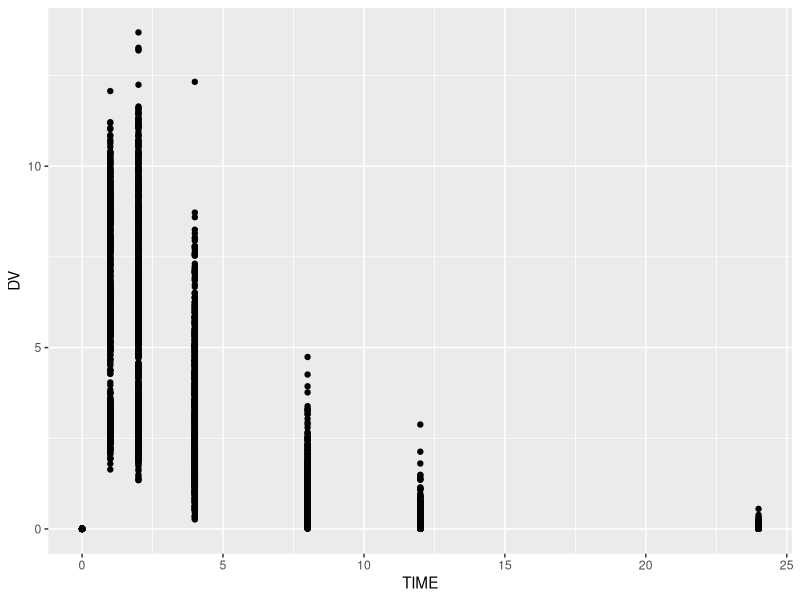
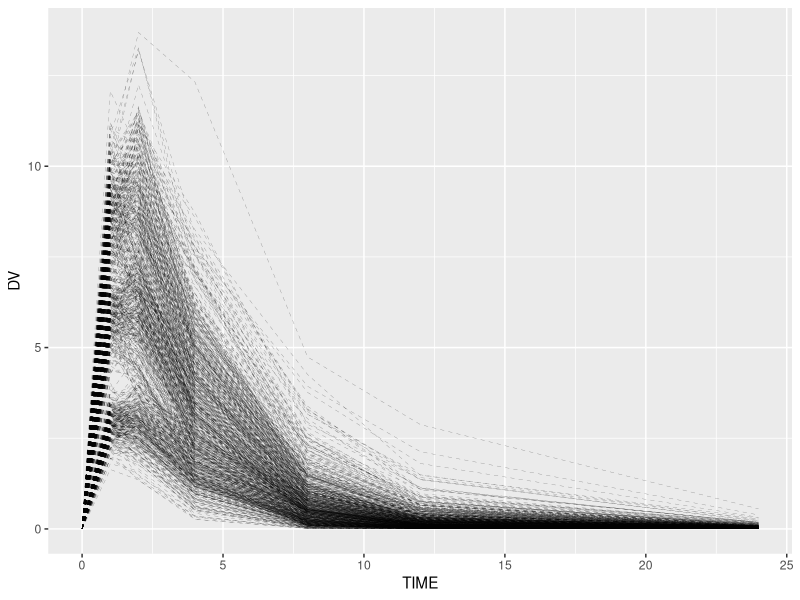
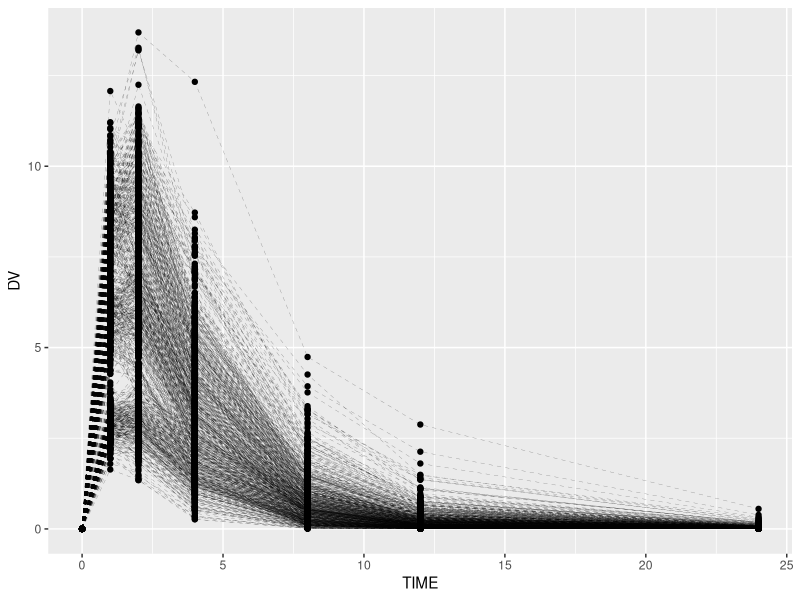
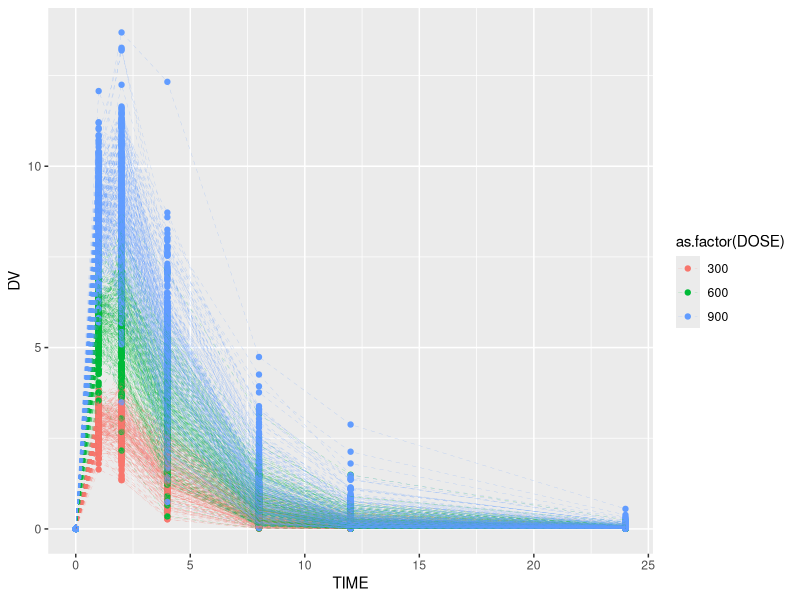
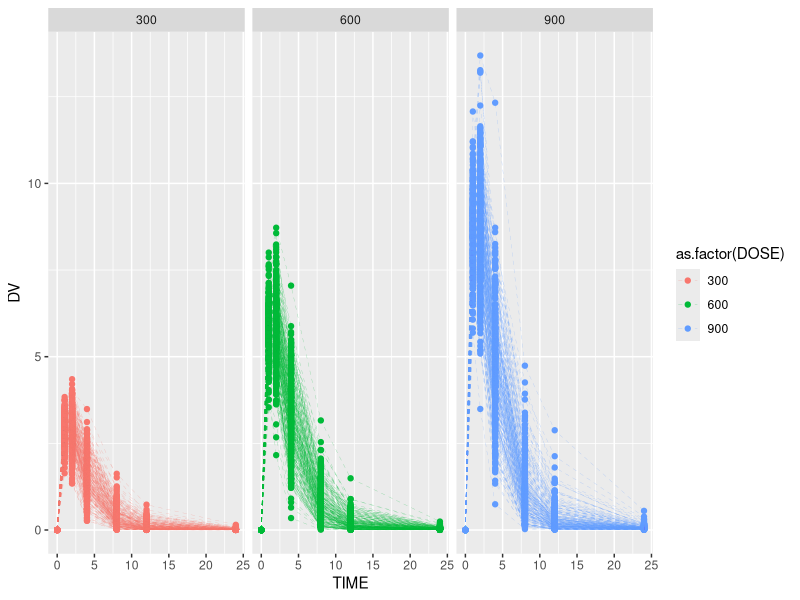
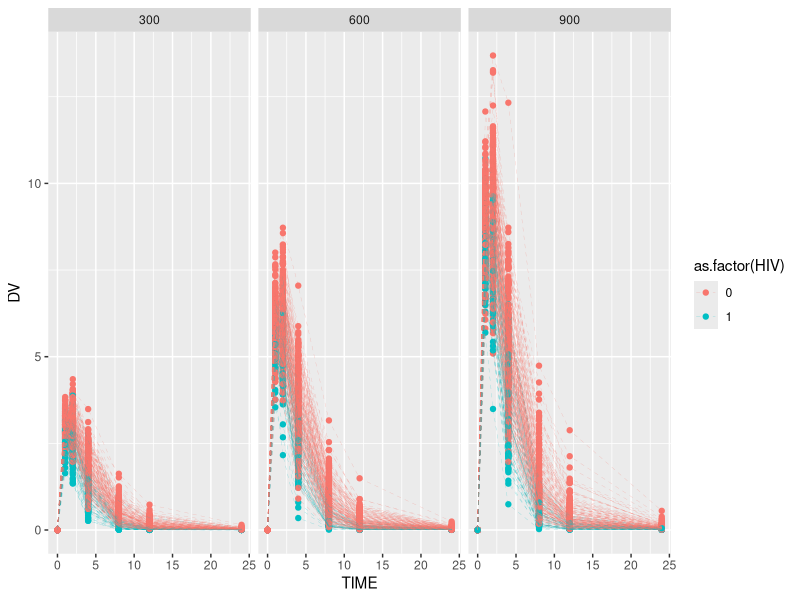
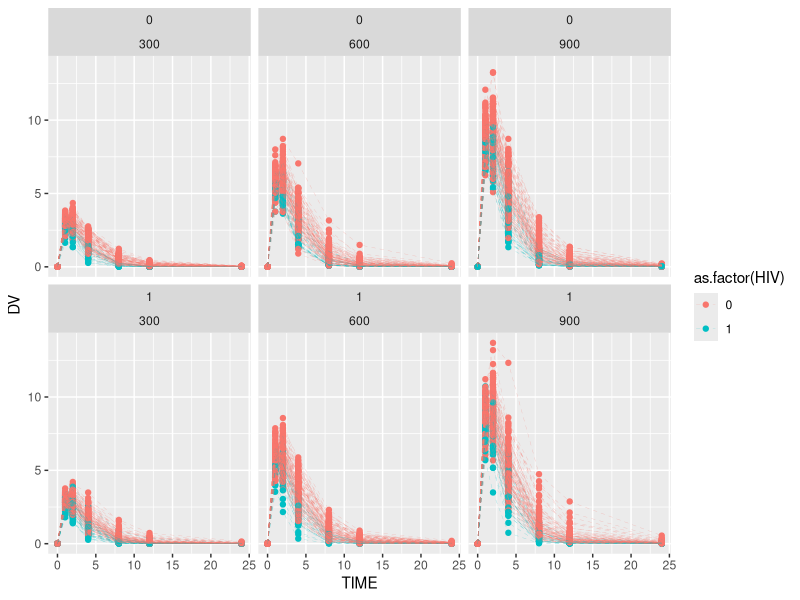
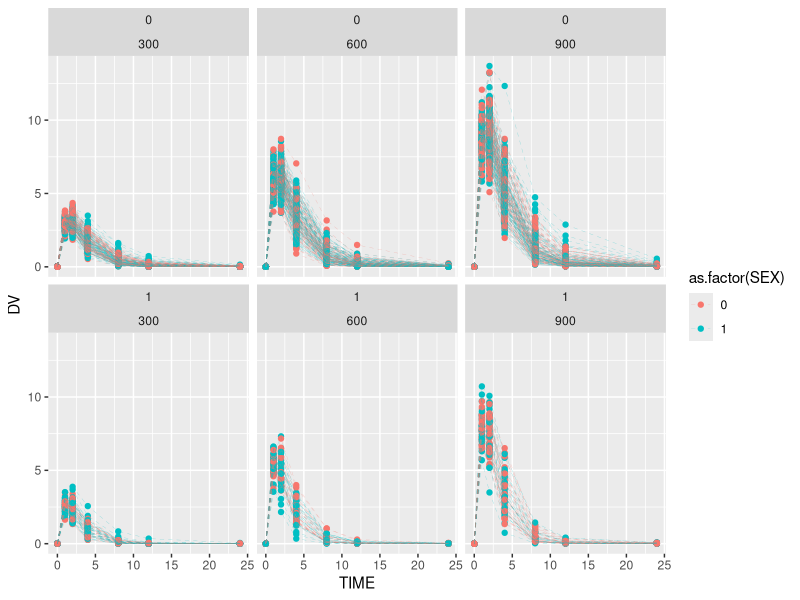

Source code (R) for these figures, in order:
## ---- chunk 1
knitr::opts_chunk$set(echo = TRUE)
## ---- chunk 2
#Comment out if you've already installed them
#install.packages("dplyr")
#install.packages("tidyr")
#install.packages("ggplot2")

#Load libraries
library(dplyr)
library(tidyr)
library(ggplot2)
## ---- chunk 3
#setwd("~/Documents/Courses/Bootcamp/bootcamp_2020/")
PKdata <- read.csv("simtab.csv")

#Let's take a glimpse at your dataset
head(PKdata)
#Alternatively, click on PKdata in your Global Environment toolbar on the right

#Let's open up the data dictionary too, it's always good practice to know your dataset
## ---- chunk 4
#Below are a few other ways to get a high-level glance at your data
glimpse(PKdata)
summary(PKdata)

#Don't know what a function does? Add a question mark to view its documentation
?table

#You can use table to compare counts of different variables
table(PKdata$SEX, PKdata$HIV)

#To add titles
table("SEX" = PKdata$SEX, "HIV" = PKdata$HIV)

#How many females were in each dose level?
table("DOSE" = PKdata$DOSE,"SEX" = PKdata$SEX)

## ---- chunk 5
#You can select specific columns using select()
#Let's de-identify our dataset by selecting the columns we want
deidentified <- select(PKdata, ID, TIME, DV, DOSE, HT, BW, SEX, HIV)
head(deidentified)

#You can also do this by "subtracting" the columns you don't want with -
deidentified <- select(PKdata, -PT_BIRTHDATE, -PT_ADDRESS, -PT_USUBJID)
head(deidentified)

#You can also search through your columns with helpers: contains(), starts_with(), ends_with()
What_did_this_do <- select(PKdata, ends_with("V"))
head(What_did_this_do)
#Write your answer commented out below:
#removed all columns that end with V

#Can you use helpers to create the same deidentified dataset?
deidentified <- select(PKdata, -starts_with("PT"))
head(deidentified)


## ---- chunk 6
#You can filter out specific rows using filter()
#For example, selecting all patients who received a specific dose
Dosed_600 <- filter(PKdata, DOSE == 600)
head(Dosed_600)

#You can use any logical function in R to designate your filter criteria
# > greater than, <= greater equal than
# < less than, <= lesser equal than
# ! not
# & and
# | or
#Can you filter for patients with body weight greater or equal than 45kg?
WT.GT.45 <- filter(PKdata, BW >= 45)
head(WT.GT.45)

#You can also use & or | to create more complex logical functions
#Let's filter for patients that received a dose greater than or equal to 600 and HIV+
Dosed600up_HIV <- filter(PKdata, DOSE >= 600 & HIV == 1)
head(Dosed600up_HIV)

#Challenge: Filter for patients who received the lowest or highest dose, and is female with HIV or male
#Remember there are always many ways to code something :)
Challenge <- filter(PKdata, DOSE != 600 & (HIV == 1 | SEX == 1))
head(Challenge)

## ---- chunk 7
#arrange() will reorder rows or columns according to your specifications (default from low to high)
#For example in PK data we will often organize our rows by patient ID, then by time.
PKdata <- arrange(PKdata, ID, TIME)
## ---- chunk 8
#Pipes are used to connect the output of one function to the input of another
#Let's deidentify our dataset, filter for 600mg dose, and arrange by id and time all together
Dose_600 <- PKdata %>%
  select( -starts_with("PT")) %>%
  filter(DOSE == 600) %>%
  arrange(ID, TIME)

#Try this one for yourself!
#Let's try filtering for HIV+ or body weight less than 45kg, then...
#we want to see the trough levels of each patient (defined as the 24hr timepoint)  

Trough <-   PKdata %>%
  select( -starts_with("PT")) %>%
  filter(HIV == 1 | BW < 45) %>%
  filter(TIME == 24)

View(Trough)
  
  
## ---- chunk 9
#mutate() can create new columns or alter existing ones
#For example, BMI is often calculated from HT and WT
#BMI = weight(kg)/height(m)^2

PKdata <- PKdata %>%
  mutate(BMI = BW/(HT/39.37)^2) #are the units correct? check the data dictionary!

#Now you try making a new column and converting DV from mg/L into micromoles!
#The drug used here is remdesivir

PKdata<- PKdata %>%
  mutate(Conc_uM = DV/1000/602.6*1000000) #mg/L *1g/1000mg * 1mol/602.6g * 1000000uM/1M


## ---- chunk 10
ggplot(PKdata) + 
  geom_point(aes(x=TIME, y=DV)) ##What are we trying to plot with a PK profile?


#Do you like lines better?
ggplot(PKdata) + 
 geom_line(aes(x=TIME, y=DV,group=factor(ID)),alpha = 0.5, linetype=2,size=0.1)

#Let's put them on the same graph with a +

ggplot(PKdata) + 
 geom_line(aes(x=TIME, y=DV,group=factor(ID)),alpha = 0.5, linetype=2,size=0.1) +
  geom_point(aes(x=TIME, y=DV))

## ---- chunk 11
ggplot(PKdata) + 
  geom_point(aes(x=TIME, y=DV, color = as.factor(DOSE))) + 
  geom_line(aes(x=TIME, y=DV, group=factor(ID), color = as.factor(DOSE)),alpha = 0.5, linetype=2,size=0.1)
## ---- chunk 12
#It's still a little too cluttered
ggplot(PKdata) + 
  geom_point(aes(x=TIME, y=DV, color = as.factor(DOSE))) + 
  geom_line(aes(x=TIME, y=DV, group=factor(ID), color = as.factor(DOSE)),alpha = 0.5, linetype=2,size=0.1) +
  facet_wrap(.~DOSE)
## ---- chunk 13
#Copy and paste from above, and let's plot stratified by HIV status
ggplot(PKdata) + 
  geom_point(aes(x=TIME, y=DV, color = as.factor(HIV))) +
  geom_line(aes(x=TIME, y=DV, group=factor(ID), color = as.factor(HIV)),alpha = 0.5, linetype=2,size=0.1) +
  facet_wrap(.~DOSE)
## ---- chunk 14
#Now let's try adding 2 stratifications: color by HIV and facet_wrap by SEX~DOSE. Then try the other way around!
ggplot(PKdata) + 
  geom_point(aes(x=TIME, y=DV, color = as.factor(HIV))) + 
  geom_line(aes(x=TIME, y=DV, group=factor(ID), color = as.factor(HIV)),alpha = 0.5, linetype=2,size=0.1) +
  facet_wrap(SEX~DOSE)

ggplot(PKdata) + 
  geom_point(aes(x=TIME, y=DV, color = as.factor(SEX))) +
  geom_line(aes(x=TIME, y=DV, group=factor(ID), color = as.factor(SEX)),alpha = 0.5, linetype=2,size=0.1) +
  facet_wrap(HIV~DOSE)

#Challenge: Plot stratified by body weight, one color for above 45kg and another color for below. Make sure to have a legend :)
#Hint: you will need to manipulate your dataframe

PKdata <- PKdata %>%
  mutate(WT_FLAG = ifelse(BW > 45, 1, 0))

ggplot(PKdata) + 
  geom_point(aes(x=TIME, y=DV, color = as.factor(WT_FLAG))) + 
  geom_line(aes(x=TIME, y=DV, group=factor(ID), color = as.factor(WT_FLAG)),alpha = 0.5, linetype=2,size=0.1) +
  facet_wrap(.~DOSE)



## ---- chunk 15
#You can use summarise to calculate means, ranges, standard deviations, quartiles, etc.
Summary_stats <- PKdata %>%
  summarise(c_mean = mean(DV),
            c_stdev = sd(DV),
            BW_mean = mean(BW),
            BW_upper = quantile(BW, probs = 0.975),
            BW_lower = quantile(BW, probs = 0.225))

Summary_stats

## ---- chunk 16
#Let's calculate subpopulation summary statistics
#For example, let's calculate body weight summary statistics by SEX
BW_by_SEX <- PKdata %>%
  group_by(SEX) %>%
  summarise(BW_mean = mean(BW),
            BW_upper = quantile(BW, probs = 0.975),
            BW_lower = quantile(BW, probs = 0.225))

#Let's plot it!
ggplot(BW_by_SEX) +
  geom_point(aes(x=SEX, y=BW_mean)) +
  geom_errorbar((aes(x=SEX, ymin=BW_lower, ymax=BW_upper)))


#An easier way to do it in just ggplot, there are always multiple ways to do the same thing
ggplot(PKdata) +
  geom_boxplot(aes(x=as.factor(SEX), y=BW))
## ---- chunk 17
#Let's start with calculating median and percentile profiles 
Med <- PKdata %>%
  group_by(TIME) %>%
  summarise(median = median(DV),
            upper = quantile(DV, probs=0.975), #Upper 95th percentile
            lower = quantile(DV, probs=0.225)) #Lower 95th percentile

#Let's plot it
ggplot(Med) +
  geom_line(aes(x=TIME, y=median)) +
  geom_ribbon(aes(x=TIME, ymin=lower, ymax=upper), alpha=0.3)
## ---- chunk 18
#Let's do the same thing but subset by DOSE
DOSE_Med <- PKdata %>%
  group_by(DOSE,TIME) %>%
  summarise(median = median(DV),
            upper = quantile(DV, probs=0.975), #Upper 95th percentile
            lower = quantile(DV, probs=0.225)) #Lower 95th percentile

#Let's plot it
ggplot(DOSE_Med) +
  geom_line(aes(x=TIME, y=median, color = as.factor(DOSE))) +
  geom_ribbon(aes(x=TIME, ymin=lower, ymax=upper, fill = as.factor(DOSE)), alpha=0.3)
## ---- chunk 19
#Median PK profiles, subset by HIV

HIV_Med <- PKdata %>%
  group_by(HIV,TIME) %>%
  summarise(median = median(DV),
            upper = quantile(DV, probs=0.975), #Upper 95th percentile
            lower = quantile(DV, probs=0.225)) #Lower 95th percentile

#Let's plot it
ggplot(HIV_Med) +
  geom_line(aes(x=TIME, y=median, color = as.factor(HIV))) +
  geom_ribbon(aes(x=TIME, ymin=lower, ymax=upper, fill = as.factor(HIV)), alpha=0.3)


## ---- chunk 20
#We need to subset by DOSE and HIV
#Prepare the dataset yourself

HIV_Med <- PKdata %>%
  group_by(DOSE, HIV,TIME) %>%
  summarise(median = median(DV),
            upper = quantile(DV, probs=0.975), #Upper 95th percentile
            lower = quantile(DV, probs=0.225)) #Lower 95th percentile

#Let's plot it
ggplot(HIV_Med) +
  geom_line(aes(x=TIME, y=median, color = as.factor(HIV))) +
  geom_ribbon(aes(x=TIME, ymin=lower, ymax=upper, fill = as.factor(HIV)), alpha=0.3) +
  facet_wrap(.~DOSE) +
  scale_y_log10()

